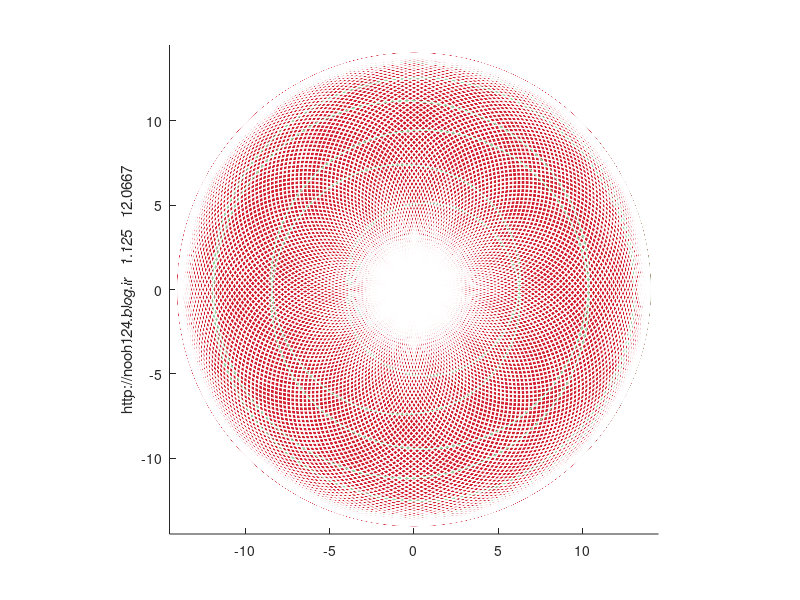

Reproduce this figure in MATLAB.
%in the name of God

hold on
r =7;

turn = 1000;
tetha = 0:0.03:2*turn*pi;
speed = s1 = 1.0005
x = cos(tetha) * r + cos(speed*tetha) * 7;
y = sin(tetha) * r + sin(speed*tetha) * 7;
plot(x, y, 'color', [210/255, 30/255, 47/255]);

turn = 40;
tetha = 0:0.01:2*turn*pi;
r1 = randi(15);
r2 = randi(200);
speed = s2 = r1 + 1 / r2;
x = cos(tetha) * r + cos(speed*tetha) * 7;
y = sin(tetha) * r + sin(speed*tetha) * 7;
plot(x, y, 'color', [143/255, 210/255, 158/255]);

turn = 40;
tetha = 0:0.01:2*turn*pi;
r1 = randi(15);
r2 = randi(200);
speed = s3 = r1 + 1 / r2;
x = cos(tetha) * r + cos(speed*tetha) * 7;
y = sin(tetha) * r + sin(speed*tetha) * 7;
plot(x, y, 'w');


ylabel( ['http://nooh124.blog.ir   ' ,num2str(s2),'   ' , num2str(s3)] )
axis equal;
axis([-14.5 14.5 -14.5 14.5])
print -dpng figure.png
